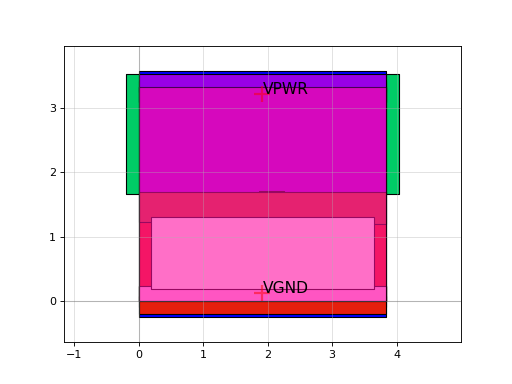

Recreate this plot in Python.
import sky130

c = sky130.components.sky130_fd_sc_hs__o21ba_2()
c.plot()
